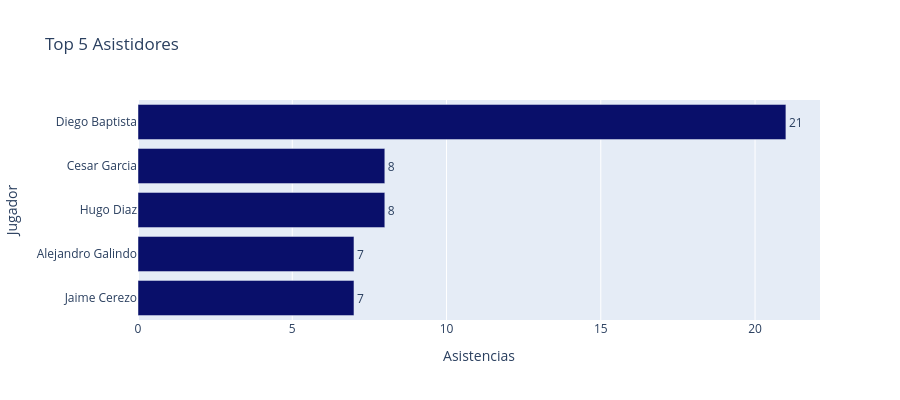

Notebook source saved alongside this figure:
### Code cell
top_asist = df.nlargest(5, 'asist').sort_values('asist')

fig = px.bar(
    top_asist,
    x='asist',
    y='nombre',
    orientation='h',                             
    title="Top 5 Asistidores",
    labels={'asist': 'Asistencias', 'nombre': 'Jugador'},
    color_discrete_sequence=["#090f6a"],         
    text='asist' 
)                                

fig.update_layout(
    xaxis_title="Asistencias",
    yaxis_title="Jugador",
    height=400
)

fig.update_traces(textposition='outside')

fig.show(renderer="vscode")

### Figure 1 — Plotly figure (JSON) as saved in the notebook; plotly's stock layout.template omitted (floating-point values rounded to 4 significant figures)
{"data": [{"hovertemplate": "Asistencias=%{text}<br>Jugador=%{y}<extra></extra>", "legendgroup": "", "marker": {"color": "#090f6a", "pattern": {"shape": ""}}, "name": "", "orientation": "h", "showlegend": false, "text": [7.0, 7.0, 8.0, 8.0, 21.0], "textposition": "outside", "type": "bar", "x": [7, 7, 8, 8, 21], "xaxis": "x", "y": ["Jaime Cerezo", "Alejandro Galindo", "Hugo Diaz", "Cesar Garcia", "Diego Baptista"], "yaxis": "y"}], "layout": {"barmode": "relative", "height": 400, "legend": {"tracegroupgap": 0}, "title": {"text": "Top 5 Asistidores"}, "xaxis": {"anchor": "y", "domain": [0, 1], "title": {"text": "Asistencias"}}, "yaxis": {"anchor": "x", "domain": [0, 1], "title": {"text": "Jugador"}}}}
